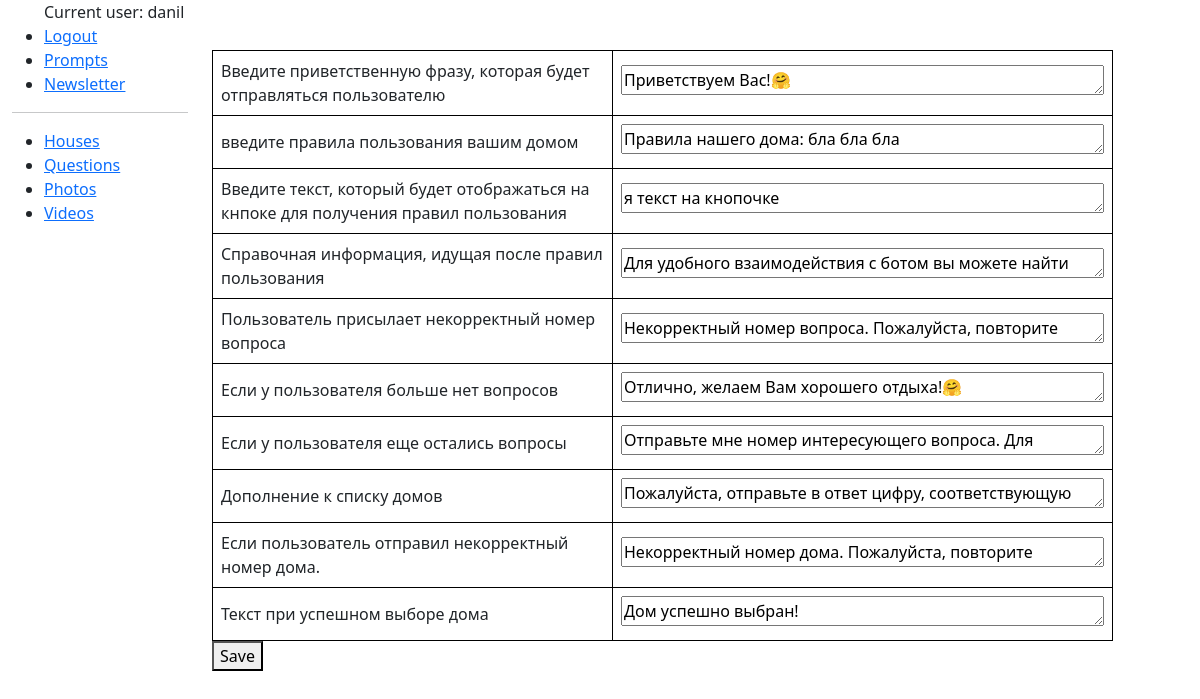
The page /prompts/ (signed in) on the database its author committed.
### bot/models.py (models this page shows, shortened)
class Prompt(models.Model):
    user = models.ForeignKey(User, on_delete=models.CASCADE)
    prompt_name = models.CharField(max_length=100)
    prompt = models.TextField(max_length=1000)
    helper_text = models.CharField(max_length=100)

### bot/views.py (the view)
# urls.py: path('prompts/', views.update_prompts, name='prompts-update'),
@login_required
def update_prompts(request):
    if request.method == "POST":
        formset = PromptFormSet(request.POST, user=request.user)
        if formset.is_valid():
            formset.save()
            return redirect(reverse('bot:prompts-update'))
    else:
        formset = PromptFormSet(user=request.user)
    return render(request, "bot/prompt_form.html", {'formset': formset})

### bot/templates/bot/prompt_form.html (shortened to what this page needs)
{% extends "bot/base_generic.html" %}
{% block content %}
<div style="margin-top:50px;">
    <form action="" method="post">
        <table>
            {% for form in formset %}
                <tr>
                    <td width="400px" style="border: 1px solid #000; padding: 8px;">{{ form.helper_text.value }}</td>
                    <td style="border: 1px solid #000; padding: 8px;">{{ form.prompt }}</td>
                </tr>
            {% endfor %}
        </table>
        <button type="submit">Save</button>
    </form>
</div>
{% endblock %}

### bot/templates/bot/base_generic.html (shortened to what this page needs)
<!DOCTYPE html>
<html lang="en">
  <head>
    <link href="https://cdn.jsdelivr.net/npm/bootstrap@5.3.2/dist/css/bootstrap.min.css"
      rel="stylesheet"
>
    <!-- {% load static %}
    <link rel="stylesheet" href="{% static 'catalog/css/styles.css' %}" /> -->
  </head>
  <body>
    <div class="container-fluid">
      <div class="row">
        <div class="col-sm-2">
          {% block sidebar %}
          {% if user.is_authenticated %}
          <ul>
            Current user: {{ user }}
            <li><a href="{% url 'logout' %}">Logout</a></li>
            <li><a href="{% url 'bot:prompts-update' %}">Prompts</a></li>
            <li><a href="{% url 'bot:newsletter' %}">Newsletter</a></li>
          </ul>
          <hr>
          <ul class="sidebar-nav">
              <li><a href="{% url 'bot:houses' %}">Houses</a></li>
              <li><a href="{% url 'bot:questions' %}">Questions</a></li>
              <li><a href="{% url 'bot:photos' %}">Photos</a></li>
              <li><a href="{% url 'bot:videos' %}">Videos</a></li>
            </ul>
          {% endif %}
          {% endblock %}
        </div>
        <div class="col-sm-10 ">
            {% block content %}{% endblock %}
        </div>
      </div>
    </div>
  </body>
</html>

### rows shown on the page
Prompt: helper_text.value "Введите приветственную фразу, которая будет отправляться пользователю"
Prompt: helper_text.value "введите правила пользования вашим домом"
Prompt: helper_text.value "Введите текст, который будет отображаться на кнпоке для получения правил пользования"
Prompt: helper_text.value "Справочная информация, идущая после правил пользования"
Prompt: helper_text.value "Пользователь присылает некорректный номер вопроса"
Prompt: helper_text.value "Если у пользователя больше нет вопросов"
Prompt: helper_text.value "Если у пользователя еще остались вопросы"
Prompt: helper_text.value "Дополнение к списку домов"
Prompt: helper_text.value "Если пользователь отправил некорректный номер дома."
Prompt: helper_text.value "Текст при успешном выборе дома"

### other values the page prints
{{ user }} "danil"
